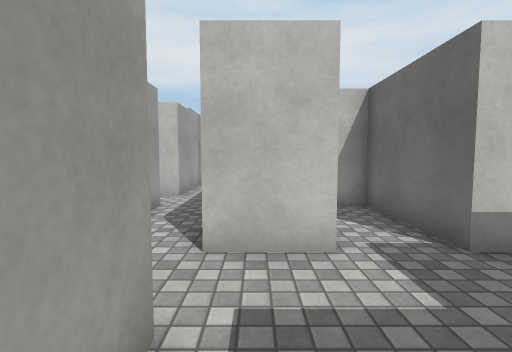
View 1 (above)

24 first-person views from a walk through a scene from a Unity 3-D project. The camera is 1.3 m above the floor, tilts 4° down and sees 85° across. The floor is counted in squares, 1 m on a side. Each view is taken from the middle of a square. On the plan, view 1 faces up. The plan holds only what a view shows up to about 13 squares ahead; the rest is blank. The place goes on beyond the plan. The player character is not drawn. Surface patterns are stand-ins for the level's own textures.

View 2
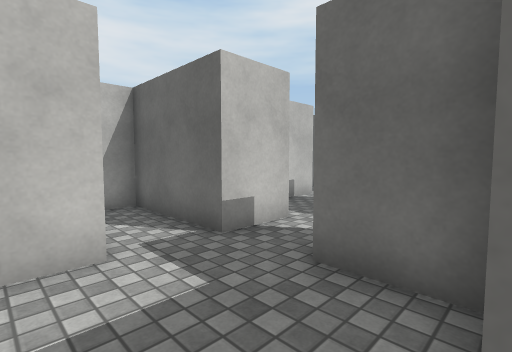

View 3
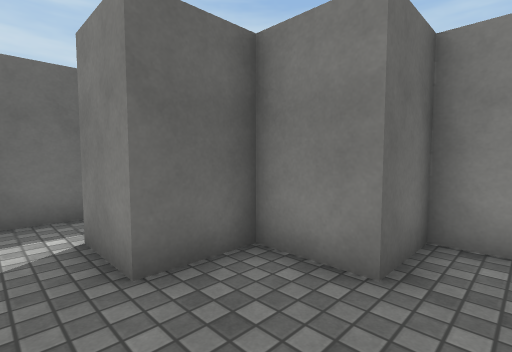

View 4
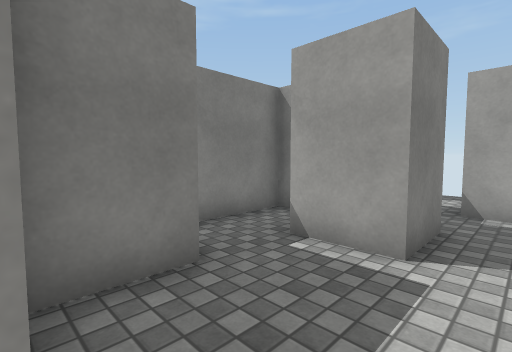

View 5
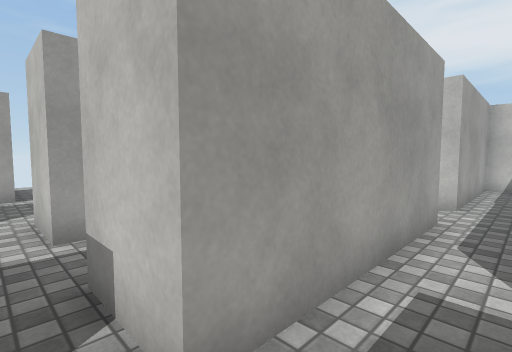

View 6
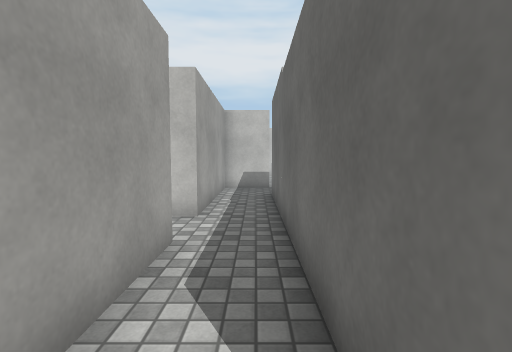

View 7
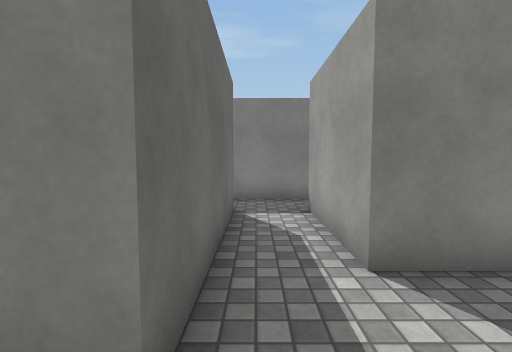

View 8
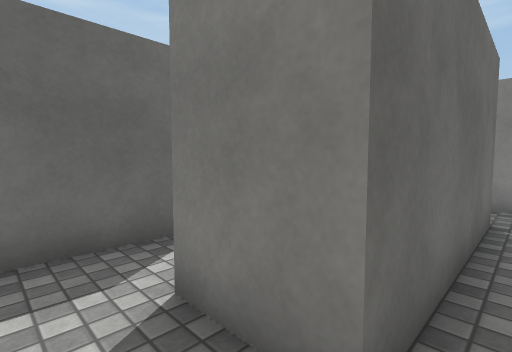

View 9
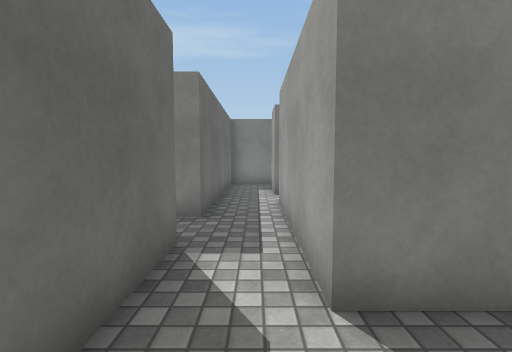

View 10
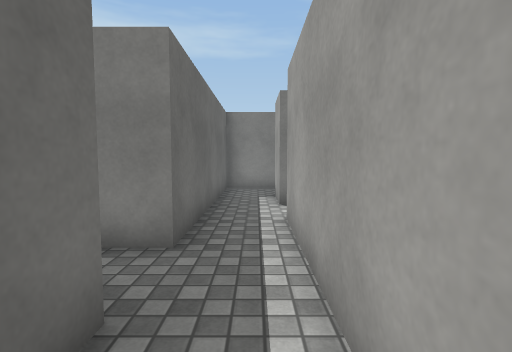

View 11
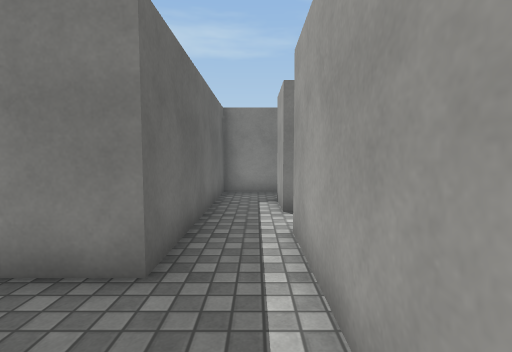

View 12
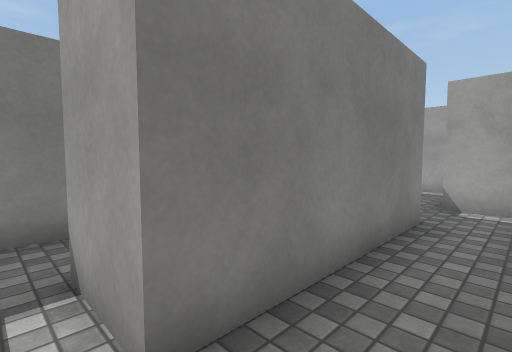

View 13
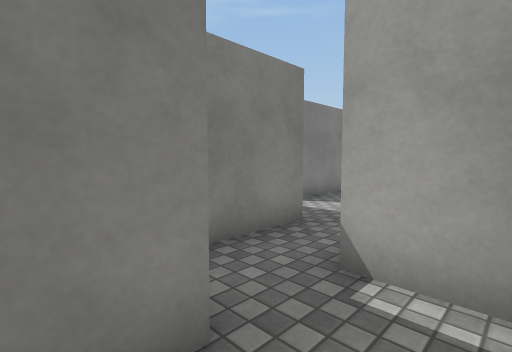

View 14
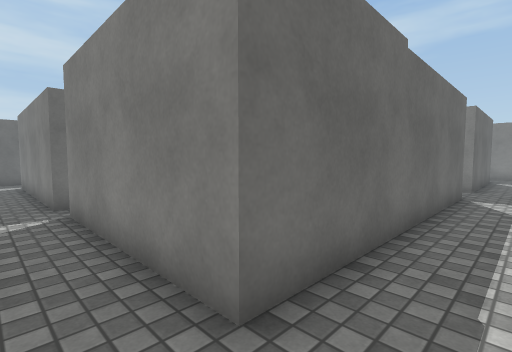

View 15
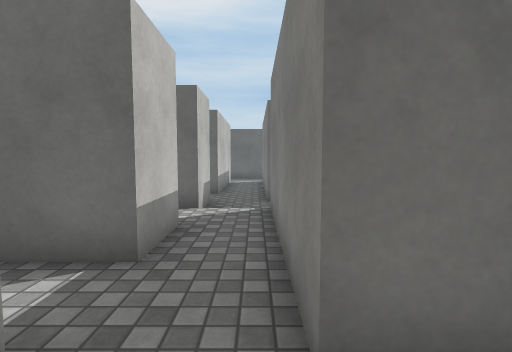

View 16
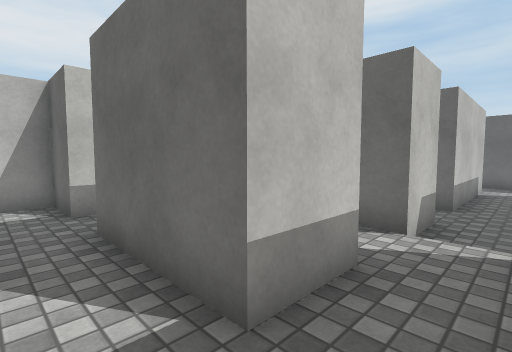

View 17
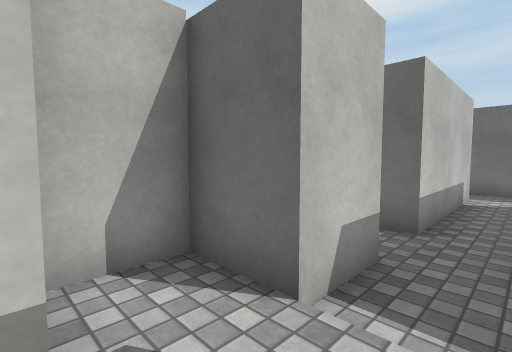

View 18
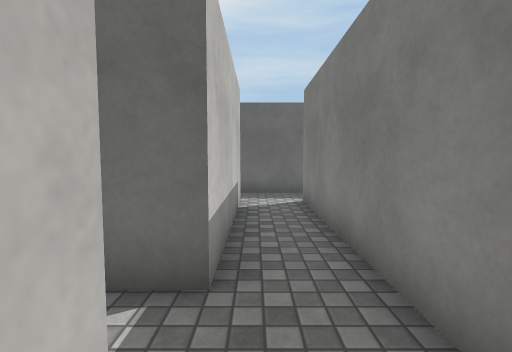

View 19
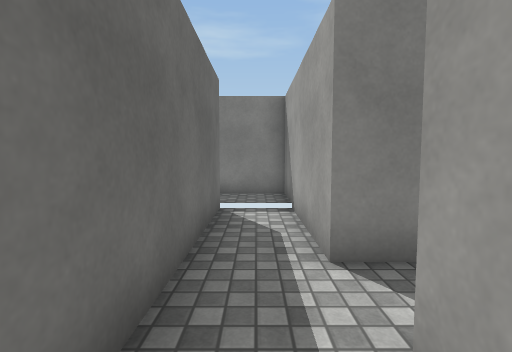

View 20
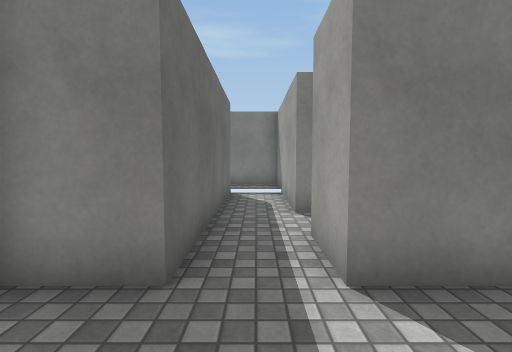

View 21
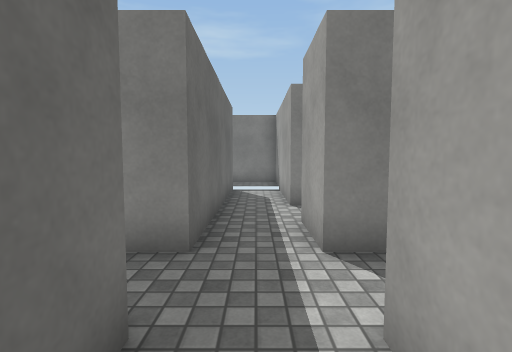

View 22
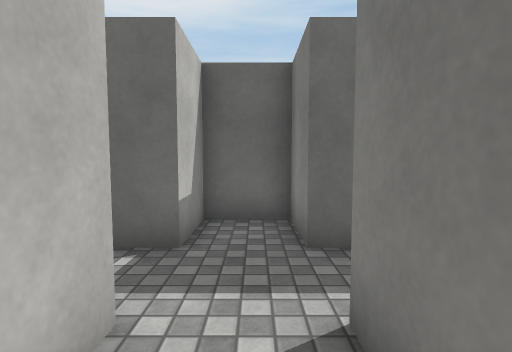

View 23
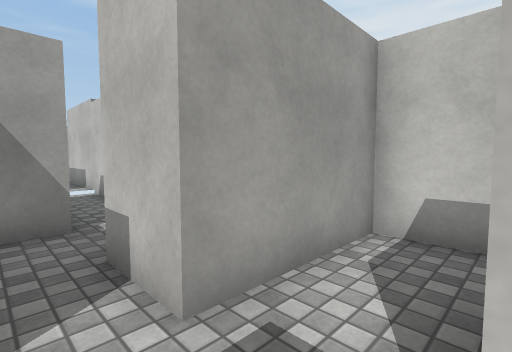

View 24
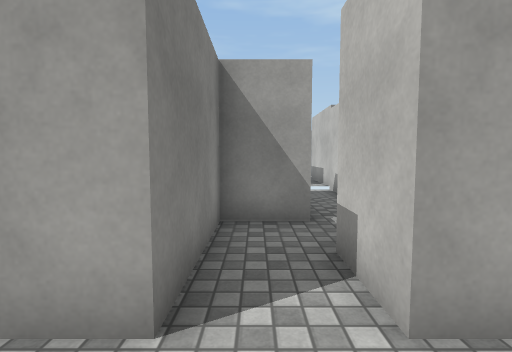

### Floor plan
Key: @ floor where view 1 was taken; # wall or solid block; . main floor; - floor 0.25 m lower than the main floor; / step, stairs or slope.
Columns run from 6 left of view 1 to 25 right of it. Each row starts with its distance up from view 1.
 24              ###           ###
 23              ..#           #--
 22              ..#####       #-
 21              ...  /------  #-#
 20              ..#       #--##-###
 19              ..####    #-------#
 18              ..##.#   ######-###
 17           ###..##.###-######-#
 16           #......./----------#
 15           #......./----------#
 14           #..######-########-#
 13    #      #..#             #-#
 12    #      #..#             #-#
 11    #.     #..#             #/#
 10    #.     ...#             #..
  9    #.     #..#             ###
  8    ..   ###..#
  7    #..  .##..#  #
  6     ..  .##..##.#
  5     ..  .##.....#
  4  .....##.##.....#
  3  #...........##.#
  2  #..##...##..##.#
  1      #...##..##...
  0      #@####..##.###
 -1    #...#  #..##.#
 -2    #####........#
 -3    #   #........#
 -4    #.....######.#
 -5    #.....     #.#
 -6   ....###     ..#
 -7 ####          ###

Where each view was taken, in squares from view 1:
view 1: 0 up, 0 right, facing up
view 2: 0 up, 0 right, facing up-right
view 3: 3 up, 0 right, facing down-right
view 4: 3 up, 3 right, facing down-left
view 5: 3 up, 6 right, facing up-left
view 6: 5 up, 6 right, facing up
view 7: 5 up, 6 right, facing down
view 8: 5 up, 6 right, facing down-right
view 9: 6 up, 9 right, facing down
view 10: 4 up, 9 right, facing down
view 11: 3 up, 9 right, facing down
view 12: 2 down, 9 right, facing down-left
view 13: 2 down, 4 right, facing down-left
view 14: 16 up, 5 right, facing down-right
view 15: 15 up, 5 right, facing right
view 16: 15 up, 7 right, facing up-right
view 17: 15 up, 10 right, facing up-right
view 18: 16 up, 13 right, facing right
view 19: 18 up, 22 right, facing down
view 20: 21 up, 22 right, facing down
view 21: 22 up, 22 right, facing down
view 22: 19 up, 19 right, facing right
view 23: 19 up, 23 right, facing up-left
view 24: 19 up, 23 right, facing left
